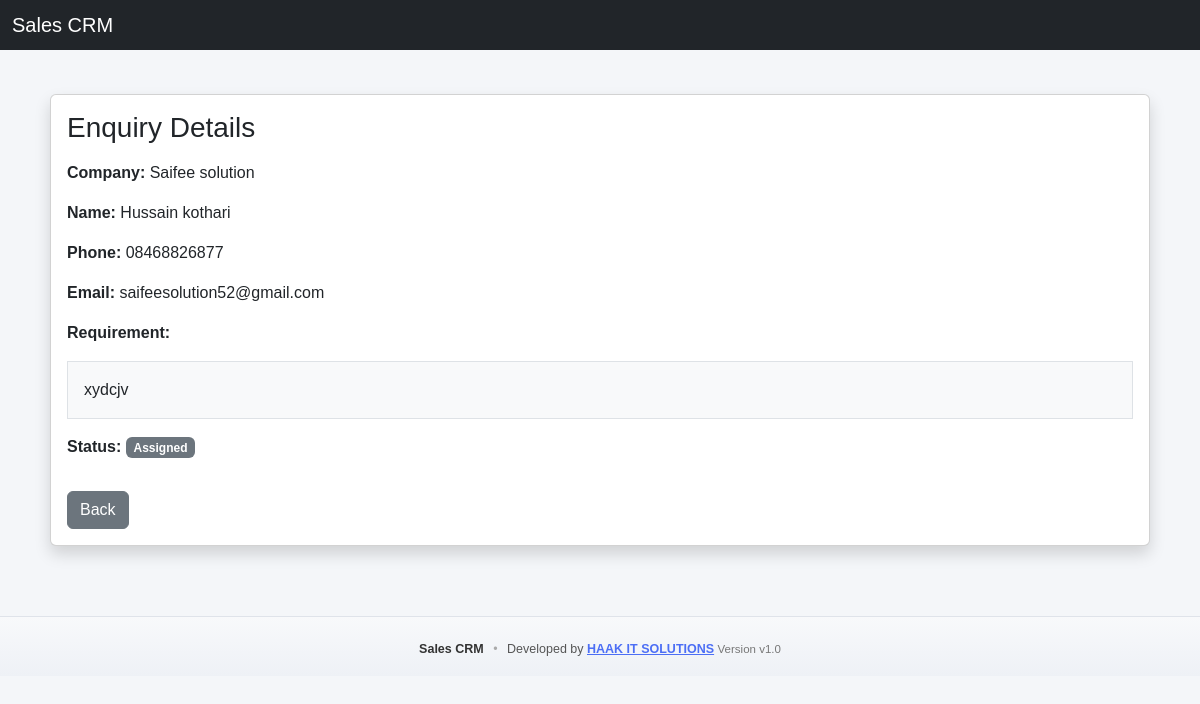
Page /admin/view/4 (signed in) on the committed database.
### tables this page shows
CREATE TABLE enquiries (
        id INTEGER PRIMARY KEY AUTOINCREMENT,
        name TEXT,
        phone TEXT,
        email TEXT,
        message TEXT,
        status TEXT DEFAULT 'New',
        assigned_to INTEGER,
        created_at TIMESTAMP DEFAULT CURRENT_TIMESTAMP
    , company TEXT, assigned_at TIMESTAMP, completed INTEGER DEFAULT 0, outcome TEXT, report_created_at TIMESTAMP);

### app.py (the view)
@app.route("/admin/view/<int:enquiry_id>")
def admin_view_enquiry(enquiry_id):
    if not is_admin_user():
        return redirect("/admin/login")
    conn = get_db()
    enquiry = conn.execute(
        "SELECT * FROM enquiries WHERE id=?",
        (enquiry_id,),
    ).fetchone()
    conn.close()
    if not enquiry:
        return "Enquiry not found", 404
    return render_template("admin_view.html", enquiry=enquiry, version=APP_VERSION)

### app.py (called while the page is built, shortened)
def is_admin_user():
    if "admin" in session:
        return True

### database.py (called while the page is built)
def get_db():
    conn = sqlite3.connect(DB_NAME, timeout=10, check_same_thread=False)
    conn.row_factory = sqlite3.Row
    return conn

### templates/admin_view.html
{% extends "layout.html" %}
{% block content %}
<div class="card shadow">
    <div class="card-body">
        <h3 class="mb-3">Enquiry Details</h3>
        <p><strong>Company:</strong> {{ enquiry.company }}</p>
        <p><strong>Name:</strong> {{ enquiry.name }}</p>
        <p><strong>Phone:</strong> {{ enquiry.phone }}</p>
        <p><strong>Email:</strong> {{ enquiry.email }}</p>
        <p><strong>Requirement:</strong></p>
        <div class="border p-3 bg-light">
            {{ enquiry.message }}
        </div>
        <p class="mt-3">
            <strong>Status:</strong>
            <span class="badge bg-secondary">{{ enquiry.status }}</span>
        </p>
        <a href="/admin/dashboard" class="btn btn-secondary mt-3">Back</a>
    </div>
</div>
{% endblock %}

### static/style.css (style rules this page uses)
body { font-family: Arial, Helvetica, sans-serif; background-color: #f4f6f9; margin: 0; padding: 0; }

### rows in the picture
enquiries: company "Saifee solution", name "Hussain kothari", phone "08468826877", email "saifeesolution52@gmail.com", message "xydcjv", status "Assigned"

### other values in the picture
{{ version }} "v1.0"
